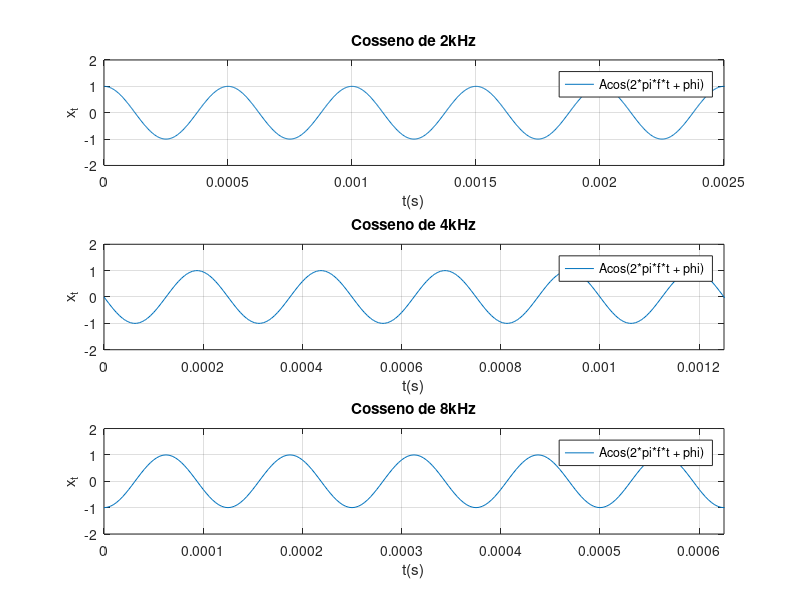
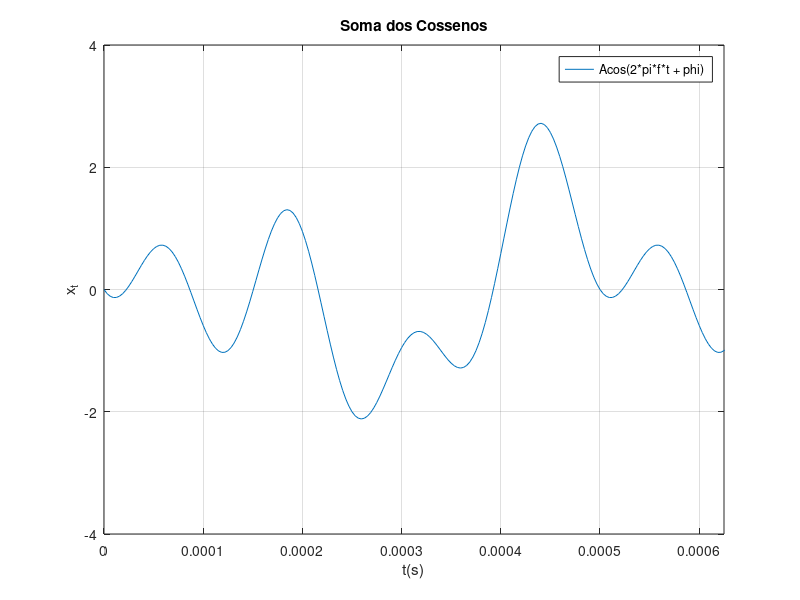

The MATLAB source for these figures, in order:
clc; close all; clear all;  % Limpa a janela de comando, fecha todas as janelas de figuras e remove todas as variáveis do workspace.

% Definindo parâmetros para o primeiro sinal
f1 = 2_000;              % Frequência do primeiro sinal (2000 Hz)
T1 = 1/f1;              % Período do primeiro sinal
phi1 = 0;               % Fase do primeiro sinal (0 radianos)
A1 = 1;                 % Amplitude do primeiro sinal

% Definindo parâmetros para o segundo sinal
f2 = 2*f1;              % Frequência do segundo sinal (4000 Hz, que é o dobro da primeira frequência)
T2 = 1/f2;              % Período do segundo sinal
phi2 = pi/2;           % Fase do segundo sinal (π/2 radianos)
A2 = 1;                 % Amplitude do segundo sinal

% Definindo parâmetros para o terceiro sinal
f3 = 4*f1;              % Frequência do terceiro sinal (8000 Hz, que é o quadruplo da primeira frequência)
T3 = 1/f3;              % Período do terceiro sinal
phi3 = pi;              % Fase do terceiro sinal (π radianos)
A3 = 1;                 % Amplitude do terceiro sinal

% Definindo parâmetros de amostragem
fs = 40 * f3;           % Frequência de amostragem (40 vezes a frequência do terceiro sinal)
ts = 1/fs;             % Intervalo de amostragem
t = 0 : ts : 1;        % Vetor de tempo de 0 a 1 segundo com passo de amostragem ts

% Gerando sinais de cosseno
x1_t = A1*cos(2*pi*f1*t + phi1);  % Sinal de cosseno para a primeira frequência
x2_t = A2*cos(2*pi*f2*t + phi2);  % Sinal de cosseno para a segunda frequência
x3_t = A3*cos(2*pi*f3*t + phi3);  % Sinal de cosseno para a terceira frequência

% Calculando a soma dos sinais
Soma = x1_t + x2_t + x3_t;         % Soma dos três sinais de cosseno

% Criando a primeira figura
figure; hold on;

% Plotando o primeiro sinal
subplot(3,1,1);                   % Cria um subplot de 3 linhas e 1 coluna, e seleciona o primeiro
plot(t, x1_t);                    % Plota o primeiro sinal de cosseno
ylim([-2 +2]);                    % Define os limites do eixo y para o gráfico
xlim([0 5*T1]);                   % Define os limites do eixo x para o gráfico (5 períodos do primeiro sinal)
ylabel('x_t');                    % Adiciona rótulo ao eixo y
xlabel('t(s)');                   % Adiciona rótulo ao eixo x
title('Cosseno de 2kHz');         % Adiciona título ao gráfico
legend('Acos(2*pi*f*t + phi)');   % Adiciona legenda ao gráfico
grid on;                         % Adiciona uma grade ao gráfico

% Plotando o segundo sinal
subplot(3,1,2);                   % Cria o segundo subplot
plot(t, x2_t);                    % Plota o segundo sinal de cosseno
ylim([-2 +2]);                    % Define os limites do eixo y para o gráfico
xlim([0 5*T2]);                   % Define os limites do eixo x para o gráfico (5 períodos do segundo sinal)
ylabel('x_t');                    % Adiciona rótulo ao eixo y
xlabel('t(s)');                   % Adiciona rótulo ao eixo x
title('Cosseno de 4kHz');         % Adiciona título ao gráfico
legend('Acos(2*pi*f*t + phi)');   % Adiciona legenda ao gráfico
grid on;                         % Adiciona uma grade ao gráfico

% Plotando o terceiro sinal
subplot(3,1,3);                   % Cria o terceiro subplot
plot(t, x3_t);                    % Plota o terceiro sinal de cosseno
ylim([-2 +2]);                    % Define os limites do eixo y para o gráfico
xlim([0 5*T3]);                   % Define os limites do eixo x para o gráfico (5 períodos do terceiro sinal)
ylabel('x_t');                    % Adiciona rótulo ao eixo y
xlabel('t(s)');                   % Adiciona rótulo ao eixo x
title('Cosseno de 8kHz');         % Adiciona título ao gráfico
legend('Acos(2*pi*f*t + phi)');   % Adiciona legenda ao gráfico
grid on;                         % Adiciona uma grade ao gráfico

% Criando a segunda figura
figure

% Plotando a soma dos sinais
plot(t, Soma);                    % Plota a soma dos três sinais de cosseno
ylim([-4 +4]);                    % Define os limites do eixo y para o gráfico da soma
xlim([0 5*T3]);                   % Define os limites do eixo x para o gráfico da soma (5 períodos do terceiro sinal)
ylabel('x_t');                    % Adiciona rótulo ao eixo y
xlabel('t(s)');                   % Adiciona rótulo ao eixo x
title('Soma dos Cossenos');       % Adiciona título ao gráfico da soma
legend('Acos(2*pi*f*t + phi)');   % Adiciona legenda ao gráfico da soma
grid on;                         % Adiciona uma grade ao gráfico da soma
